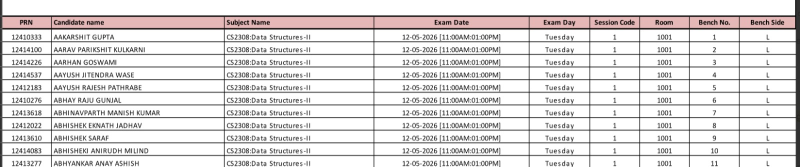
#> input picture test5.jpeg, 1600 x 333 px (shown at 1/2 size)
$ python preprocess.py ../test5.jpeg
#> lines starting #> are read from the running program, lines starting #| are printed output that depends on the picture; after the words box and inside, x2 and y2 are one past the last pixel; in counts of white or black regions, pixels touching at a corner belong together
"""
Module 1: preprocess.py
-----------------------
Cleans and prepares an input image for OCR.
Handles: scanned documents, screenshots, ID cards, scene photos.

No ML. No cloud. Just OpenCV.

CHANGES (Anti-Obfuscation Update):
    1. _split_colour_channels() added — returns R, G, B channel images separately.
       Defends against text hidden in a single colour channel (a known DLP evasion).
    2. preprocess_image() now also returns channel_images dict alongside binary + scale_factor.
       ocr_engine.py uses these to run OCR on each channel and merge results.
    3. scale_factor bug fix retained from previous version.

CHANGES (v3 — Two-Pass OCR fix):
    4. preprocess_image() now returns gray_raw — the grayscale image BEFORE OTSU
       binarization and BEFORE denoising. This is used by ocr_engine.py as a
       second-pass image when binarization destroys PEM header dashes and
       base64 characters ('+', '/', '=') that OTSU treats as noise.
       Return signature is now:
           (binary, scale_factor, channel_images, gray_raw)
"""

import cv2
import numpy as np
import os


# ─────────────────────────────────────────────
# MAIN ENTRY POINT
# ─────────────────────────────────────────────

def preprocess_image(image_path: str, save_debug: bool = False) -> tuple:
    """
    Full preprocessing pipeline for any image type.

    Args:
        image_path  : Path to the input image file.
        save_debug  : If True, saves intermediate steps to output/debug/ folder.

    Returns:
        (clean_image, scale_factor, channel_images, gray_raw) tuple:

            clean_image    — OTSU-binarized grayscale numpy array for Tesseract.
            scale_factor   — float (1.0 or 2.0). Divide OCR bounding box coords by
                             this before drawing on original image.
            channel_images — dict {"R": arr, "G": arr, "B": arr} each preprocessed
                             independently. Used by ocr_engine for channel-hidden text.
            gray_raw       — grayscale image AFTER resize but BEFORE binarization
                             and denoising. Used by ocr_engine second-pass OCR for
                             PEM keys and other content OTSU destroys.  [NEW v3]

    Raises:
        FileNotFoundError : If the image path does not exist.
        ValueError        : If the image cannot be read/decoded.
    """

    # ── Step 0: Load ──────────────────────────────────────────────────────────
    image = _load_image(image_path)
#> in _load_image, image is the input picture: shape (333, 1600, 3); mean B, G, R 220.5, 220.5, 223.4
#| [Preprocess] Loaded image: ../test5.jpeg | Shape: (333, 1600, 3)

    # ── Step 1: Extract colour channels BEFORE grayscale conversion ───────────
    channel_images = _split_colour_channels(image, save_debug)

    # ── Step 2: Grayscale ─────────────────────────────────────────────────────
    gray = _to_grayscale(image)
    _debug_save(gray, "01_grayscale", save_debug)

    # ── Step 3: Auto-Invert ───────────────────────────────────────────────────
    gray = _auto_invert(gray)
    _debug_save(gray, "02_after_invert", save_debug)

    # ── Step 4: Resize if too small ───────────────────────────────────────────
    gray, scale_factor = _resize_if_small(gray)
    _debug_save(gray, "03_after_resize", save_debug)

    # ── FIX v3: Save gray_raw HERE — after resize, before denoise/threshold ───
    # OTSU and denoising both destroy thin characters (dashes, +, /, =) that
    # appear in PEM headers and base64 key body lines.
    # ocr_engine second-pass uses this cleaner image with a lower conf threshold.
    gray_raw = gray.copy()

    # ── Step 5: Denoise ───────────────────────────────────────────────────────
    gray = _denoise(gray)
    _debug_save(gray, "04_after_denoise", save_debug)

    # ── Step 6: Threshold ─────────────────────────────────────────────────────
    binary = _auto_threshold(gray)
    _debug_save(binary, "05_after_threshold", save_debug)

    print(f"[Preprocess] Scale factor applied: {scale_factor}x")
    print(f"[Preprocess] Colour channels prepared: {list(channel_images.keys())}")

    # FIX v3: Return gray_raw as 4th element
    return binary, scale_factor, channel_images, gray_raw


# ─────────────────────────────────────────────
# ANTI-OBFUSCATION — COLOUR CHANNEL SPLITTING
# ─────────────────────────────────────────────

def _split_colour_channels(image: np.ndarray, save_debug: bool = False) -> dict:
    """
    Split BGR image into individual R, G, B channel images.
    Each channel is independently thresholded and returned as a binary image
    ready for Tesseract OCR.

    WHY THIS EXISTS:
        Attackers can hide sensitive text by writing it in a single colour channel
        (e.g. white text on white background in the blue channel only). This text is
        completely invisible in grayscale conversion because grayscale merges all three
        channels. By running OCR on each channel separately, we catch text that only
        appears in one channel.

    Returns:
        {"R": binary_array, "G": binary_array, "B": binary_array}
        Returns empty dict if image is already grayscale.
    """
#> called with save_debug = True
    if len(image.shape) == 2:
        print("[Preprocess] Grayscale image — colour channel splitting skipped.")
        return {}

    b_ch, g_ch, r_ch = cv2.split(image)
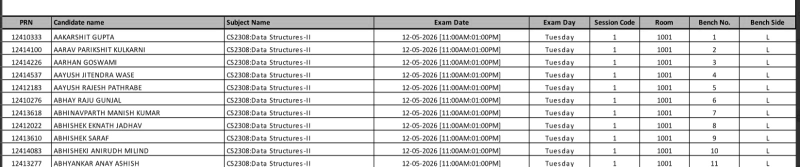
#> b_ch: shape (333, 1600) (shown at 1/2 size); min 0, max 255, mean 220.5
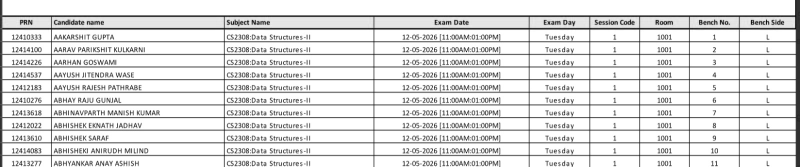
#> r_ch: shape (333, 1600) (shown at 1/2 size); min 0, max 255, mean 223.4
    channels = {"R": r_ch, "G": g_ch, "B": b_ch}
    result = {}

    for name, ch in channels.items():
        if np.mean(ch) < 127:
            ch = cv2.bitwise_not(ch)

        h, w = ch.shape[:2]
        if min(h, w) < 1000:
            ch = cv2.resize(ch, None, fx=2, fy=2, interpolation=cv2.INTER_CUBIC)

        ch = cv2.fastNlMeansDenoising(ch, h=10, templateWindowSize=7, searchWindowSize=21)
        _, binary = cv2.threshold(ch, 0, 255, cv2.THRESH_BINARY + cv2.THRESH_OTSU)

        result[name] = binary
        _debug_save(binary, f"channel_{name}", save_debug)
        print(f"[Preprocess] Channel {name} prepared. Shape: {binary.shape}")
#> this loop made 3 passes
#> name on passes 1 to 3: 'R', 'G', 'B'
#| [Debug] Saved: output/debug/channel_R.png
#| [Preprocess] Channel R prepared. Shape: (666, 3200)
#| [Debug] Saved: output/debug/channel_G.png
#| [Preprocess] Channel G prepared. Shape: (666, 3200)
#| [Debug] Saved: output/debug/channel_B.png
#| [Preprocess] Channel B prepared. Shape: (666, 3200)
#> pass 1, in _split_colour_channels, `ch = cv2.resize(ch, None, fx=2, fy=2, interpolation=cv2.INTER_CUBIC)`:
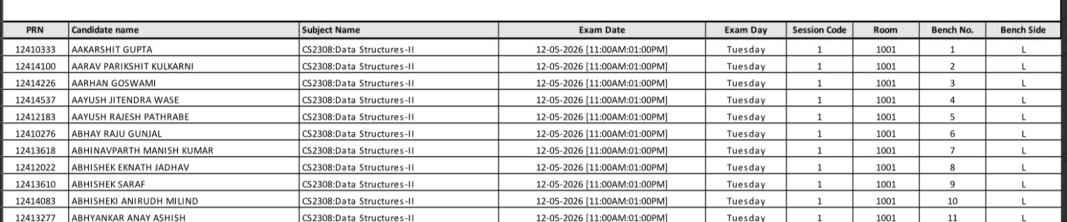
#> ch: shape (666, 3200) (shown at 1/3 size); min 0, max 255, mean 222.9
#> pass 1, in _split_colour_channels, `_, binary = cv2.threshold(ch, 0, 255, cv2.THRESH_BINARY + cv2.THRESH_O..`:
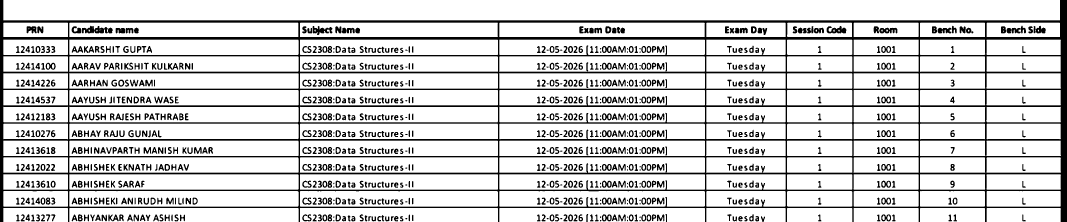
#> binary: shape (666, 3200) (shown at 1/3 size); 82.7% white; 1026 black regions (116 under 20 px), largest, box (x1, y1, x2, y2) and area: (0, 0, 3200, 666) 226727, (246, 77, 338, 100) 1314, (938, 78, 997, 105) 862
#> pass 2, in _split_colour_channels, `ch = cv2.resize(ch, None, fx=2, fy=2, interpolation=cv2.INTER_CUBIC)`:
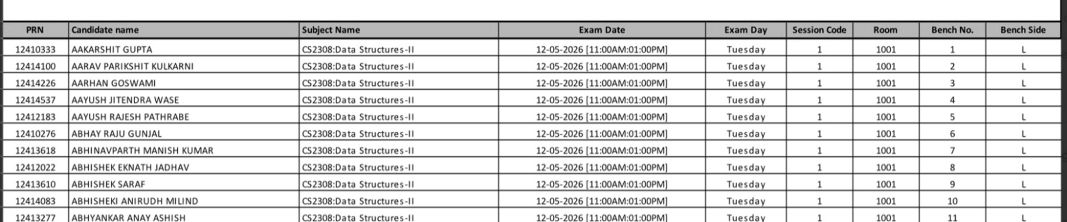
#> ch: shape (666, 3200) (shown at 1/3 size); min 0, max 255, mean 220
#> after the loop:
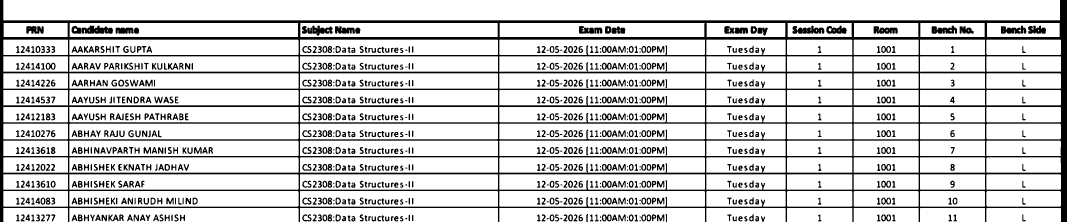
#> binary: shape (666, 3200) (shown at 1/3 size); 82.7% white; 1004 black regions (120 under 20 px), largest, box (x1, y1, x2, y2) and area: (0, 0, 3200, 666) 226406, (245, 76, 339, 101) 1642, (2377, 77, 2473, 101) 1542
#> after the loop, result = 3 items

    return result


# ─────────────────────────────────────────────
# INTERNAL STEPS
# ─────────────────────────────────────────────

def _load_image(image_path: str) -> np.ndarray:
    if not os.path.exists(image_path):
        raise FileNotFoundError(f"Image not found: {image_path}")
    image = cv2.imread(image_path)
    if image is None:
        raise ValueError(
            f"Could not read image: {image_path}. "
            "Check that it is a valid image file (PNG, JPG, BMP, TIFF)."
        )
    print(f"[Preprocess] Loaded image: {image_path} | Shape: {image.shape}")
    return image


def _to_grayscale(image: np.ndarray) -> np.ndarray:
    if len(image.shape) == 2:
        print("[Preprocess] Image is already grayscale.")
        return image
    gray = cv2.cvtColor(image, cv2.COLOR_BGR2GRAY)
    print("[Preprocess] Converted to grayscale.")
    return gray


def _auto_invert(gray: np.ndarray) -> np.ndarray:
    mean_brightness = np.mean(gray)
#> mean_brightness = 221.4
    print(f"[Preprocess] Mean brightness: {mean_brightness:.1f}")
#| [Preprocess] Mean brightness: 221.4
    if mean_brightness < 127:
        gray = cv2.bitwise_not(gray)
        print("[Preprocess] Dark background detected → image inverted.")
    else:
        print("[Preprocess] Light background detected → no inversion needed.")
    return gray


def _resize_if_small(gray: np.ndarray, min_dimension: int = 1000) -> tuple:
#> called with min_dimension = 1000
    h, w = gray.shape[:2]
#> h = 333; w = 1600
    print(f"[Preprocess] Image size: {w}x{h}")
#| [Preprocess] Image size: 1600x333
    if min(h, w) < min_dimension:
        gray = cv2.resize(gray, None, fx=2, fy=2, interpolation=cv2.INTER_CUBIC)
#> gray: shape (666, 3200)
        print(f"[Preprocess] Image too small → upscaled 2x to {gray.shape[1]}x{gray.shape[0]}")
#| [Preprocess] Image too small → upscaled 2x to 3200x666
#> in preprocess_image, `gray, scale_factor = _resize_if_small(gray)`: scale_factor = 2
        return gray, 2.0
    else:
        print("[Preprocess] Image size OK → no resize needed.")
        return gray, 1.0


def _denoise(gray: np.ndarray) -> np.ndarray:
    denoised = cv2.fastNlMeansDenoising(gray, h=10, templateWindowSize=7, searchWindowSize=21)
    print("[Preprocess] Denoising applied.")
    return denoised


def _auto_threshold(gray: np.ndarray) -> np.ndarray:
    local_var = _estimate_lighting_variance(gray)
    print(f"[Preprocess] Lighting variance score: {local_var:.1f}")
    VARIANCE_THRESHOLD = 500
    if local_var > VARIANCE_THRESHOLD:
        binary = cv2.adaptiveThreshold(
            gray, maxValue=255,
            adaptiveMethod=cv2.ADAPTIVE_THRESH_GAUSSIAN_C,
            thresholdType=cv2.THRESH_BINARY,
            blockSize=31, C=10
        )
        print("[Preprocess] Adaptive threshold applied (uneven lighting detected).")
    else:
        _, binary = cv2.threshold(
            gray, thresh=0, maxval=255,
            type=cv2.THRESH_BINARY + cv2.THRESH_OTSU
        )
        print("[Preprocess] OTSU threshold applied (uniform lighting detected).")
    return binary


def _estimate_lighting_variance(gray: np.ndarray) -> float:
    h, w = gray.shape
#> h = 666; w = 3200
    block_means = []
    rows, cols = 4, 4
    for r in range(rows):
        for c in range(cols):
            block = gray[
                r * h // rows : (r + 1) * h // rows,
                c * w // cols : (c + 1) * w // cols
            ]
            block_means.append(np.mean(block))
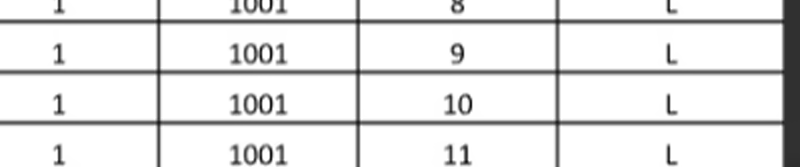
#> block: shape (167, 800); min 14, max 255, mean 230.1
#> after the loop, block_means = [211.3, 214.6, 211.2, 208.9, 219.9, 226.1, 219.3, 228, 220, 228.4, 220.7, 230.8, 219.5, 226.9, 218.8, 230.1]
    return float(np.var(block_means))


# ─────────────────────────────────────────────
# DEBUG HELPER
# ─────────────────────────────────────────────

def _debug_save(image: np.ndarray, step_name: str, enabled: bool) -> None:
    if not enabled:
        return
    debug_dir = os.path.join("output", "debug")
    os.makedirs(debug_dir, exist_ok=True)
    path = os.path.join(debug_dir, f"{step_name}.png")
    cv2.imwrite(path, image)
    print(f"[Debug] Saved: {path}")


# ─────────────────────────────────────────────
# QUICK TEST
# ─────────────────────────────────────────────

if __name__ == "__main__":
    import sys
    if len(sys.argv) < 2:
        print("Usage: python preprocess.py <path_to_image>")
        sys.exit(1)
    img_path = sys.argv[1]
    print("\n── Running Preprocessing Pipeline ──")
    # FIX v3: Unpack 4 return values
    result, sf, channels, gray_raw = preprocess_image(img_path, save_debug=True)
#> in _auto_threshold, `local_var = _estimate_lighting_variance(gray)`: local_var = 45.85
#| [Preprocess] Lighting variance score: 45.9
#> in _auto_threshold, `_, binary = cv2.threshold( gray, thresh=0, maxval=255, type=cv2.THRESH..`: binary: shape (666, 3200); 82.7% white; 1009 black regions (119 under 20 px), largest, box (x1, y1, x2, y2) and area: (0, 0, 3200, 666) 226399, (245, 77, 339, 101) 1540, (922, 77, 998, 106) 1227
#| [Preprocess] Scale factor applied: 2.0x
#| [Preprocess] Colour channels prepared: ['R', 'G', 'B']
#> sf = 2; channels = 3 items
    print(f"\n── Done. Output shape: {result.shape} | scale_factor: {sf} ──")
#| ── Done. Output shape: (666, 3200) | scale_factor: 2.0 ──
    print(f"── Colour channels extracted: {list(channels.keys())} ──")
#| ── Colour channels extracted: ['R', 'G', 'B'] ──
    print(f"── Gray raw shape (for second-pass OCR): {gray_raw.shape} ──")
#| ── Gray raw shape (for second-pass OCR): (666, 3200) ──
    print("Debug images saved to: output/debug/")
